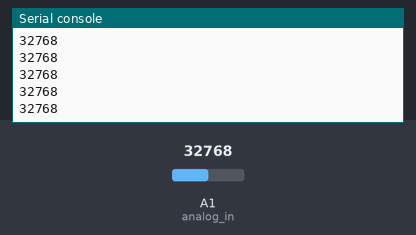
A program run on a simulated CircuitPython board. On the bench: the last lines printed to the serial console. Inputs (shaded band) come from the test bench; at power-on: A1 (analog_in) = 32768 (analog values on the 0–65535 scale).

Above: at 1.2 s.
1.3 s: A1 (analog_in) set to 45874
At 1.31 s:
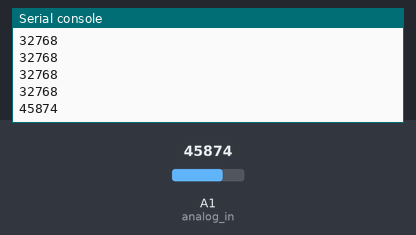
2.8 s: A1 (analog_in) set to 57670
At 2.81 s:
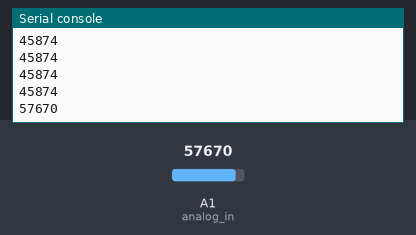
Timing chart, 0 to 5.8 s (numbered marks = the images above; inputs shaded):
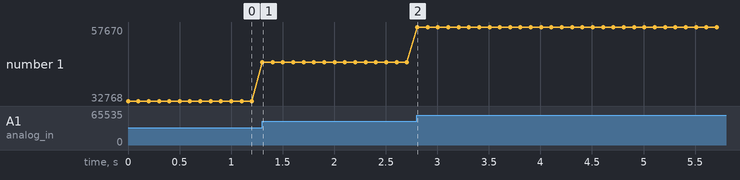

The program:

08-analoginput.py
```python
# import modules and libraries

import board
import time
import analogio

# declare analog input objects and variables
analog_in = analogio.AnalogIn(board.A1)

# repeat this code forever
while True:

    # gather input
    reading = analog_in.value


    # print output
    print(reading)


    # sleep to prevent buffer overrun
    time.sleep(0.1)
```

Measured:
- after the input at 1.3 s, the serial console: prints a new line at once (image 1)
- after the input at 2.8 s, the serial console: prints a new line at once (image 2)
- plotted number 1: 32768 → 45874 after the input at 1.3 s, 45874 → 57670 after the input at 2.8 s
